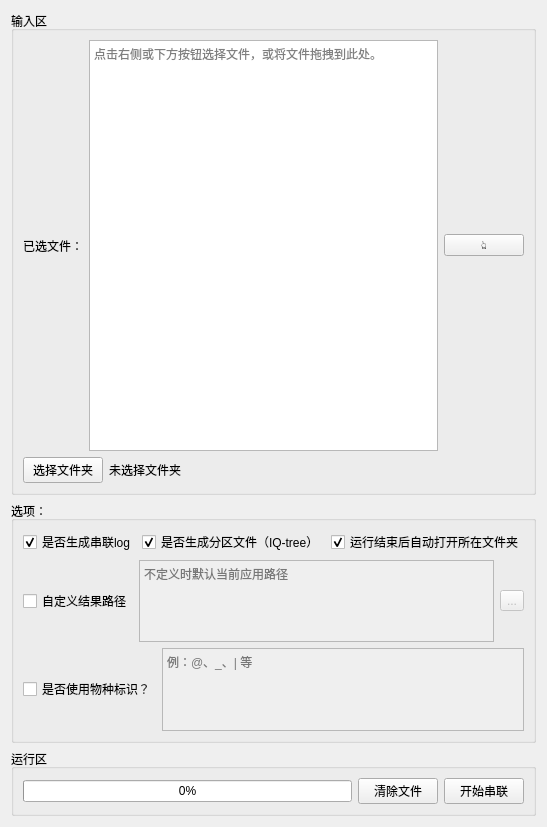
          <widget class="QWidget" name="tab">
           <attribute name="title">
            <string>序列串联</string>
           </attribute>
           <layout class="QVBoxLayout" name="verticalLayout_37" stretch="2,1,0">
            <item>
             <widget class="QGroupBox" name="groupBox_7">
              <property name="title">
               <string>输入区</string>
              </property>
              <layout class="QVBoxLayout" name="verticalLayout_36">
               <item>
                <layout class="QHBoxLayout" name="horizontalLayout_57">
                 <item>
                  <widget class="QLabel" name="label_25">
                   <property name="text">
                    <string>已选文件：</string>
                   </property>
                  </widget>
                 </item>
                 <item>
                  <widget class="QTextBrowser" name="sel_ali">
                   <property name="verticalScrollBarPolicy">
                    <enum>Qt::ScrollBarAlwaysOff</enum>
                   </property>
                   <property name="placeholderText">
                    <string>点击右侧或下方按钮选择文件，或将文件拖拽到此处。</string>
                   </property>
                  </widget>
                 </item>
                 <item>
                  <widget class="QPushButton" name="sel_ali_bro">
                   <property name="text">
                    <string>👆</string>
                   </property>
                  </widget>
                 </item>
                </layout>
               </item>
               <item>
                <layout class="QHBoxLayout" name="horizontalLayout_2">
                 <item>
                  <widget class="QPushButton" name="sel_ali_bro_2">
                   <property name="maximumSize">
                    <size>
                     <width>80</width>
                     <height>16777215</height>
                    </size>
                   </property>
                   <property name="text">
                    <string>选择文件夹</string>
                   </property>
                  </widget>
                 </item>
                 <item>
                  <widget class="QLabel" name="sel_ali_path">
                   <property name="minimumSize">
                    <size>
                     <width>300</width>
                     <height>0</height>
                    </size>
                   </property>
                   <property name="maximumSize">
                    <size>
                     <width>800</width>
                     <height>16777215</height>
                    </size>
                   </property>
                   <property name="text">
                    <string>未选择文件夹</string>
                   </property>
                  </widget>
                 </item>
                 <item>
                  <spacer name="horizontalSpacer_15">
                   <property name="orientation">
                    <enum>Qt::Horizontal</enum>
                   </property>
                   <property name="sizeHint" stdset="0">
                    <size>
                     <width>40</width>
                     <height>20</height>
                    </size>
                   </property>
                  </spacer>
                 </item>
                </layout>
               </item>
              </layout>
             </widget>
            </item>
            <item>
             <widget class="QGroupBox" name="groupBox_5">
              <property name="title">
               <string>选项：</string>
              </property>
              <layout class="QVBoxLayout" name="verticalLayout_35">
               <item>
                <layout class="QHBoxLayout" name="horizontalLayout_8">
                 <item>
                  <widget class="QCheckBox" name="log_able">
                   <property name="enabled">
                    <bool>true</bool>
                   </property>
                   <property name="text">
                    <string>是否生成串联log</string>
                   </property>
                   <property name="checked">
                    <bool>true</bool>
                   </property>
                   <property name="tristate">
                    <bool>false</bool>
                   </property>
                  </widget>
                 </item>
                 <item>
                  <widget class="QCheckBox" name="pf_able">
                   <property name="enabled">
                    <bool>true</bool>
                   </property>
                   <property name="text">
                    <string>是否生成分区文件（IQ-tree）</string>
                   </property>
                   <property name="checked">
                    <bool>true</bool>
                   </property>
                   <property name="tristate">
                    <bool>false</bool>
                   </property>
                  </widget>
                 </item>
                 <item>
                  <widget class="QCheckBox" name="open_dir">
                   <property name="enabled">
                    <bool>true</bool>
                   </property>
                   <property name="text">
                    <string>运行结束后自动打开所在文件夹</string>
                   </property>
                   <property name="checked">
                    <bool>true</bool>
                   </property>
                   <property name="tristate">
                    <bool>false</bool>
                   </property>
                  </widget>
                 </item>
                </layout>
               </item>
               <item>
                <layout class="QHBoxLayout" name="horizontalLayout_15">
                 <item>
                  <widget class="QCheckBox" name="modi_dir">
                   <property name="enabled">
                    <bool>true</bool>
                   </property>
                   <property name="text">
                    <string>自定义结果路径</string>
                   </property>
                   <property name="checked">
                    <bool>false</bool>
                   </property>
                   <property name="tristate">
                    <bool>false</bool>
                   </property>
                  </widget>
                 </item>
                 <item>
                  <widget class="QTextEdit" name="con_res_dir">
                   <property name="enabled">
                    <bool>false</bool>
                   </property>
                   <property name="verticalScrollBarPolicy">
                    <enum>Qt::ScrollBarAlwaysOff</enum>
                   </property>
                   <property name="html">
                    <string>&lt;!DOCTYPE HTML PUBLIC &quot;-//W3C//DTD HTML 4.0//EN&quot; &quot;http://www.w3.org/TR/REC-html40/strict.dtd&quot;&gt;
&lt;html&gt;&lt;head&gt;&lt;meta name=&quot;qrichtext&quot; content=&quot;1&quot; /&gt;&lt;style type=&quot;text/css&quot;&gt;
p, li { white-space: pre-wrap; }
&lt;/style&gt;&lt;/head&gt;&lt;body style=&quot; font-family:'SimSun'; font-size:9pt; font-weight:400; font-style:normal;&quot;&gt;
&lt;p style=&quot;-qt-paragraph-type:empty; margin-top:0px; margin-bottom:0px; margin-left:0px; margin-right:0px; -qt-block-indent:0; text-indent:0px;&quot;&gt;&lt;br /&gt;&lt;/p&gt;&lt;/body&gt;&lt;/html&gt;</string>
                   </property>
                   <property name="placeholderText">
                    <string>不定义时默认当前应用路径</string>
                   </property>
                  </widget>
                 </item>
                 <item>
                  <widget class="QToolButton" name="con_res_sel">
                   <property name="enabled">
                    <bool>false</bool>
                   </property>
                   <property name="text">
                    <string>...</string>
                   </property>
                  </widget>
                 </item>
                </layout>
               </item>
               <item>
                <layout class="QHBoxLayout" name="horizontalLayout_16">
                 <item>
                  <widget class="QCheckBox" name="spe_able">
                   <property name="enabled">
                    <bool>true</bool>
                   </property>
                   <property name="text">
                    <string>是否使用物种标识？</string>
                   </property>
                   <property name="checked">
                    <bool>false</bool>
                   </property>
                   <property name="tristate">
                    <bool>false</bool>
                   </property>
                  </widget>
                 </item>
                 <item>
                  <widget class="QTextEdit" name="spe_sym">
                   <property name="enabled">
                    <bool>false</bool>
                   </property>
                   <property name="verticalScrollBarPolicy">
                    <enum>Qt::ScrollBarAlwaysOff</enum>
                   </property>
                   <property name="html">
                    <string>&lt;!DOCTYPE HTML PUBLIC &quot;-//W3C//DTD HTML 4.0//EN&quot; &quot;http://www.w3.org/TR/REC-html40/strict.dtd&quot;&gt;
&lt;html&gt;&lt;head&gt;&lt;meta name=&quot;qrichtext&quot; content=&quot;1&quot; /&gt;&lt;style type=&quot;text/css&quot;&gt;
p, li { white-space: pre-wrap; }
&lt;/style&gt;&lt;/head&gt;&lt;body style=&quot; font-family:'SimSun'; font-size:9pt; font-weight:400; font-style:normal;&quot;&gt;
&lt;p style=&quot;-qt-paragraph-type:empty; margin-top:0px; margin-bottom:0px; margin-left:0px; margin-right:0px; -qt-block-indent:0; text-indent:0px;&quot;&gt;&lt;br /&gt;&lt;/p&gt;&lt;/body&gt;&lt;/html&gt;</string>
                   </property>
                   <property name="placeholderText">
                    <string>例：@、_、| 等</string>
                   </property>
                  </widget>
                 </item>
                </layout>
               </item>
              </layout>
             </widget>
            </item>
            <item>
             <widget class="QGroupBox" name="groupBox_6">
              <property name="title">
               <string>运行区</string>
              </property>
              <layout class="QHBoxLayout" name="horizontalLayout_56">
               <item>
                <widget class="QProgressBar" name="con_progress">
                 <property name="value">
                  <number>0</number>
                 </property>
                </widget>
               </item>
               <item>
                <widget class="QPushButton" name="rm_file">
                 <property name="text">
                  <string>清除文件</string>
                 </property>
                </widget>
               </item>
               <item>
                <widget class="QPushButton" name="start_con">
                 <property name="text">
                  <string>开始串联</string>
                 </property>
                </widget>
               </item>
              </layout>
             </widget>
            </item>
           </layout>
          </widget>
